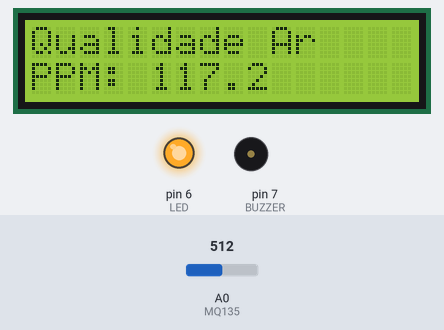
Bench run of a sketch on a simulated Arduino Uno, built with avr-gcc and run on an emulated ATmega328P. Shown: 16×2 character LCD, output pins drawn as LEDs (lit = HIGH), buzzer (waves = sounding). The test bench sets the inputs (shaded band); at power-on: A0 (MQ135) = 512. What the sketch prints to the serial monitor is not drawn.

Above: at 4.2 s.
4.3 s: A0 (MQ135) set to 726
At 6.6 s:
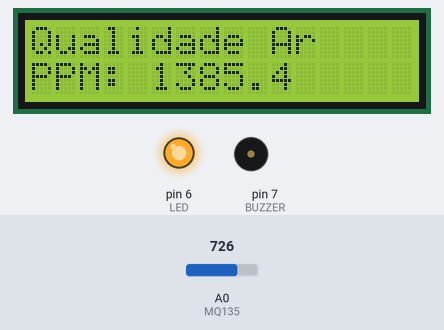
7.0 s: A0 (MQ135) set to 744
At 8.6 s:
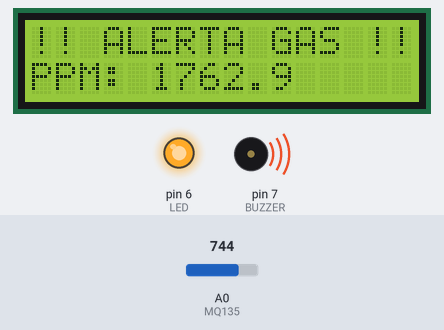
9.7 s: A0 (MQ135) set to 1023
At 12.4 s:
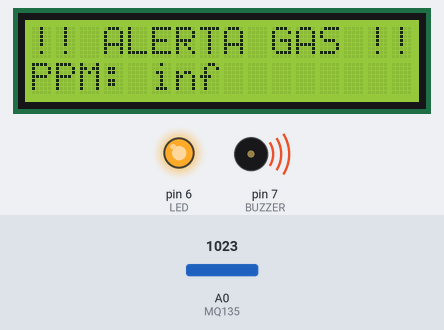
12.7 s: A0 (MQ135) set to 0
At 13.9 s:
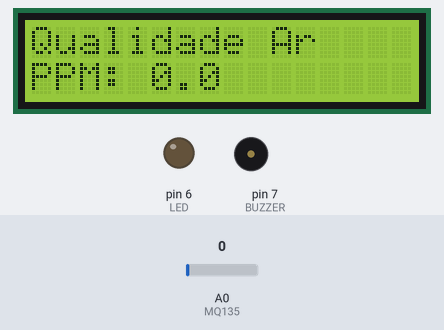
Timing chart, 0 to 15.7 s (numbered marks = the images above; inputs shaded):
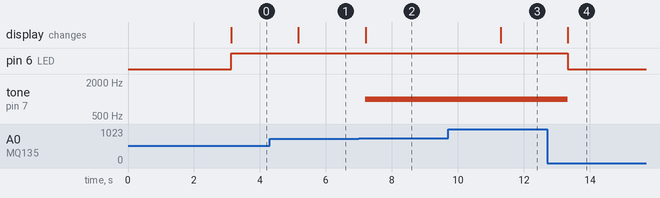

Measured:
- the behaviour switches between 732 and 733 on A0 (MQ135) (found by bisection; images 1 and 2)
- after the input at 4.3 s, the display: changes after 0.86 s (image 1)
- after the input at 7.0 s, tone on pin 7 (BUZZER): silent → 1000 Hz after 0.19 s; the display: changes after 0.20 s (image 2)
- after the input at 9.7 s, the display: changes after 1.6 s (image 3)
- after the input at 12.7 s, pin 6 (LED): HIGH → LOW after 0.62 s; tone on pin 7 (BUZZER): 1000 Hz → silent after 0.62 s; the display: changes after 0.62 s (image 4)

The sketch:

arduino.ino
```cpp
// CARBOVIX v.1 - Monitor de qualidade do ar com MQ-135
// LCD I2C: SDA → A4, SCL → A5
// MQ-135: A0
// LED: pino 6
// BUZZER: pino 7

#include <Wire.h>
#include <math.h>
#include <LiquidCrystal_I2C.h>
LiquidCrystal_I2C lcd(0x27, 16, 2);

#define MQ135         A0
#define LED           6
#define BUZZER        7
float R0 = 7.85;      // Valor calibrado!
#define LIMITE_BUZZER 1500

float calcularPPM(int valorADC) {
  float Vrl = valorADC * (5.0 / 1023.0);
  if (Vrl <= 0.01) return 0;
  float Rsensor = (5.0 - Vrl) / Vrl * R0;
  float ratio   = Rsensor / R0;
  float ppm     = 116.6020682 * pow(ratio, -2.769034857);
  return ppm;
}

void setup() {
  Serial.begin(9600);
  lcd.init();
  lcd.backlight();

  pinMode(BUZZER, OUTPUT);
  pinMode(LED, OUTPUT);
  noTone(BUZZER);
  digitalWrite(LED, LOW);

  lcd.setCursor(0, 0);
  lcd.print("CARBOVIX v.1");
  lcd.setCursor(0, 1);
  lcd.print("Inicializando...");
  delay(3000);
  lcd.clear();

  Serial.println("Sis_iniciado!");
}
void loop() {

  int leitura = analogRead(MQ135);
  float ppm   = calcularPPM(leitura);

  Serial.print("PPM: ");
  Serial.println(ppm);

  lcd.setCursor(0, 0);
  lcd.print("Qualidade Ar    ");
  lcd.setCursor(0, 1);
  lcd.print("PPM:");
  lcd.setCursor(5, 1);
  lcd.print(ppm, 1);
  lcd.print("    ");

  // LED liga sempre que detectar gás
  if (ppm > 0) {
    digitalWrite(LED, HIGH);
  } else {
    digitalWrite(LED, LOW);
  }

  // Buzzer só apita acima de 1500 PPM
  if (ppm > LIMITE_BUZZER) {
    tone(BUZZER, 1000);
    lcd.setCursor(0, 0);
    lcd.print("!! ALERTA GAS !!");
    Serial.println("ALERTA! GAS ALTO!");
  } else {
    noTone(BUZZER);
  }
  delay(2000);
}
```
